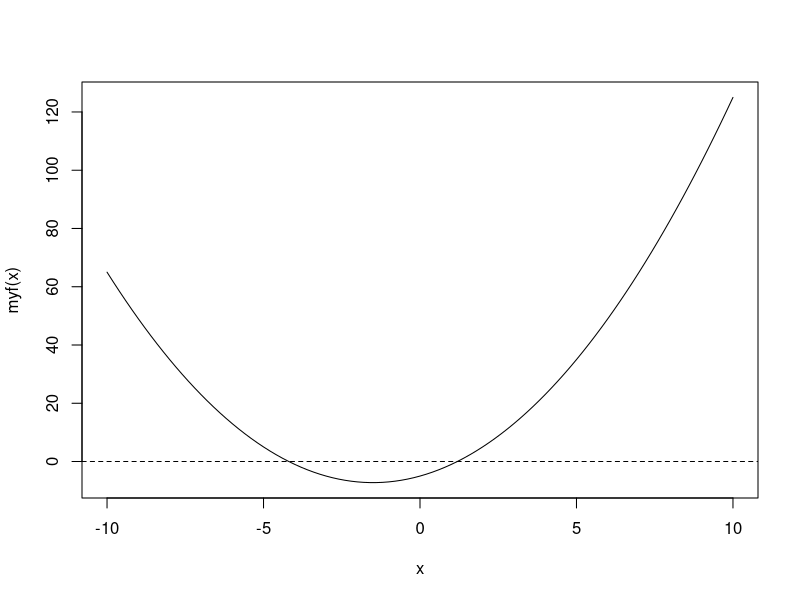
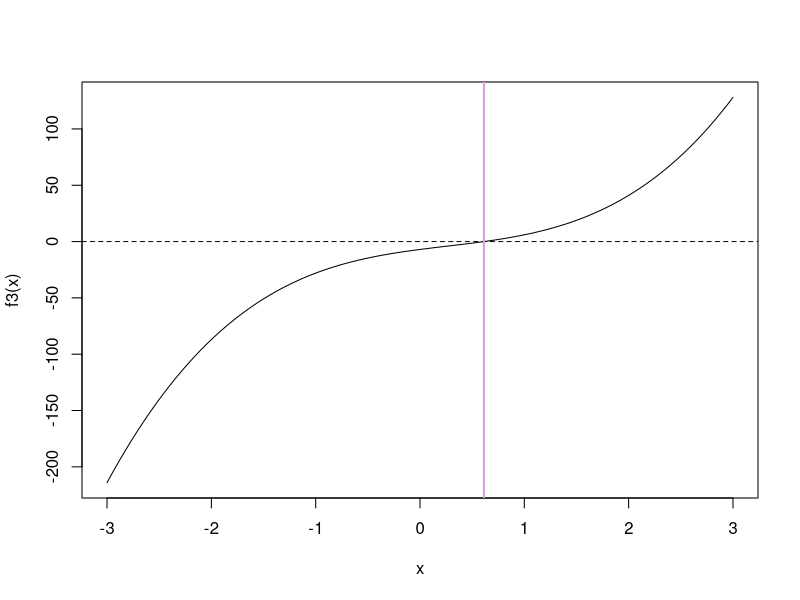

Source code (R) for these figures, in order:
# Session 9

#Q1 - a few different ways

factorial0 <- function(x){
	f <- 1
	i <- x
	while( i > 1 ){
		f <- f*i
		i <- i-1
	}
	return(f)
}

factorial0(10)

factorial1 <- function(x){
	f <- 1
	for(i in 1:x){
		f <- f*i
		}
	f # last thing that gets evaluated
}

factorial1(4)

factorial2 <- function(x){
	prod(1:x) }

factorial2(4)

# a recursive definition
factorial3 <- function(x){
	output <- ifelse(x>1, x*factorial3(x-1), 1)
	output
}

factorial3(3)
factorial3(150)

# and the easiest! (it's a standard R function)
factorial(4)

# an application - recall the permutation test using the sleep data
# from Session 5
# From two groups of 10, how many permutations of the labels are there?

factorial1(20)/(factorial(10)*factorial(10))
choose(20,10)

#Q2 

convert.f.to.c <- function(fahr){
	(5/9)*(fahr - 32)
}

mytherm <- data.frame(f=30:100)
mytherm$cels <- convert.f.to.c( mytherm$f )
round(mytherm)

# easy to remember that "16=61"
# which other ones are as easy?

mytherm.r <- round(mytherm)
formatC(mytherm.r$f, 2)
formatC(mytherm.r$cels, 2)

formatC(mytherm.r$cels, 2)[1:10]

charf    <- substr(formatC(mytherm.r$f, width=3), 2, 3)
charcU <- substr(formatC(mytherm.r$cels, width=3), 3,3)
charcT <- substr(formatC(mytherm.r$cels, width=3), 2,2)

charf[1:10]
charcU[1:10]

# the ones that are easy (easier) to remember
for(i in 1:71){
	if(charf[i] == paste(charcU[i], charcT[i], sep="")) print(mytherm.r[i,])
}

# Q3 

newton.raphson <- function(f,fprime,x0,thresh){
  myabsdiff <- Inf
  xold <- x0
  while(myabsdiff>thresh){ # have we converged yet? If no, move;
     xnew <- xold-f(xold)/(fprime(xold))
     myabsdiff <- abs(xnew-xold)
     xold <- xnew
  }
return(xnew)
}

myf <- function(x){ x^2+3*x-5 }
myfprime<-function(x){ 2*x+3 }



newton.raphson(f=myf,fprime=myfprime,x0=10,thresh=0.0001)

newton.raphson(f=myf,fprime=myfprime,x0=-10,thresh=0.0001)

curve(myf, -10, 10)
abline(h=0, lty=2)

f3  <- function(x){ 5*x^3   - 4*x^2 + 12*x - 7 }
f3p <- function(x){ 3*5*x^2 - 2*4*x + 12   - 0 }

curve(f3, -3, 3)
abline(h=0, lty=2)

newton.raphson(f3, f3p, 3, 1E-2)
newton.raphson(f3, f3p, 3, 1E-6)

abline(v = newton.raphson(f3, f3p, 3, 1E-2), lwd=2, col="plum")

# NB R can differentiate;

D( expression(5*x^3   - 4*x^2 + 12*x - 7), "x")

 